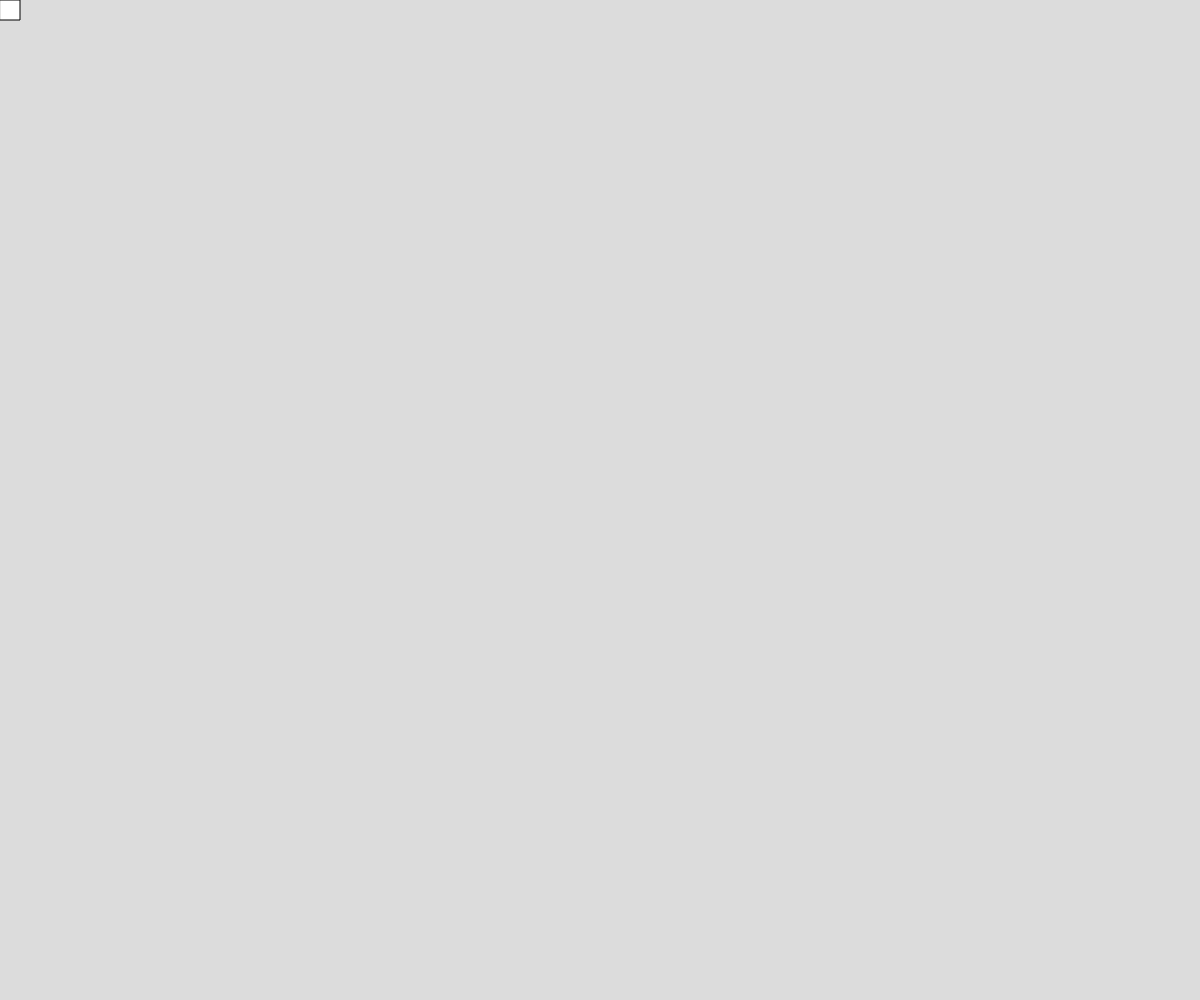
Frame 1 (no input)
Frame 60 (no input): identical to frame 1, image omitted
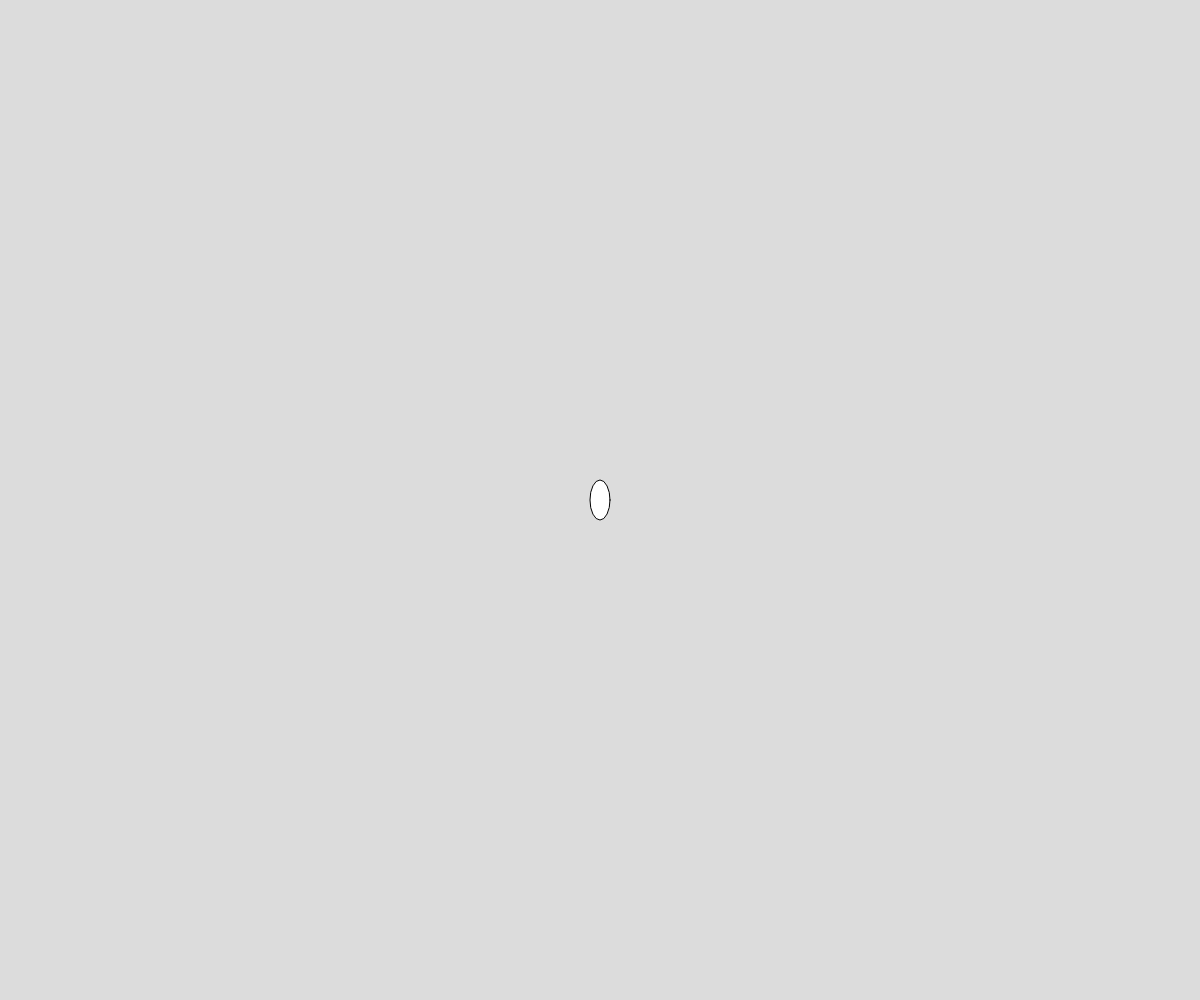
Frame 120 (the mouse pressed at the canvas centre since frame 60)

The p5.js sketch that drew these frames (run headless with seeded random() and noise() and a simulated clock; from frame 60 on, the mouse is pressed at the canvas centre):

// p5.js sketch
// ── sketch.js
function setup() {
  // put setup code here
  createCanvas(windowWidth, windowHeight);

}

function draw() {
  // put drawing code here
  background(220);

  //Lag et program der et rektangel følger musepekeren.
  //rect(mouseX,mouseY,20,20);


  //B) Utvid programmet slik at det tegnes en ellipse hvis musepekeren er under midten og
  //en sirkel hvis musepekeren er over midten til høyre. Se figur under.

  x = mouseX;
  y = mouseY;

  if (x < 1 / 2 * windowWidth && y < 1 / 2 * windowHeight) {
    rect(mouseX, mouseY, 20, 20);
  } else if (x > 1 / 2 * windowWidth && y < 1 / 2 * windowHeight) {
    circle(mouseX, mouseY, 20);
  } else {
    ellipse(mouseX, mouseY, 20, 40);
  }
}
